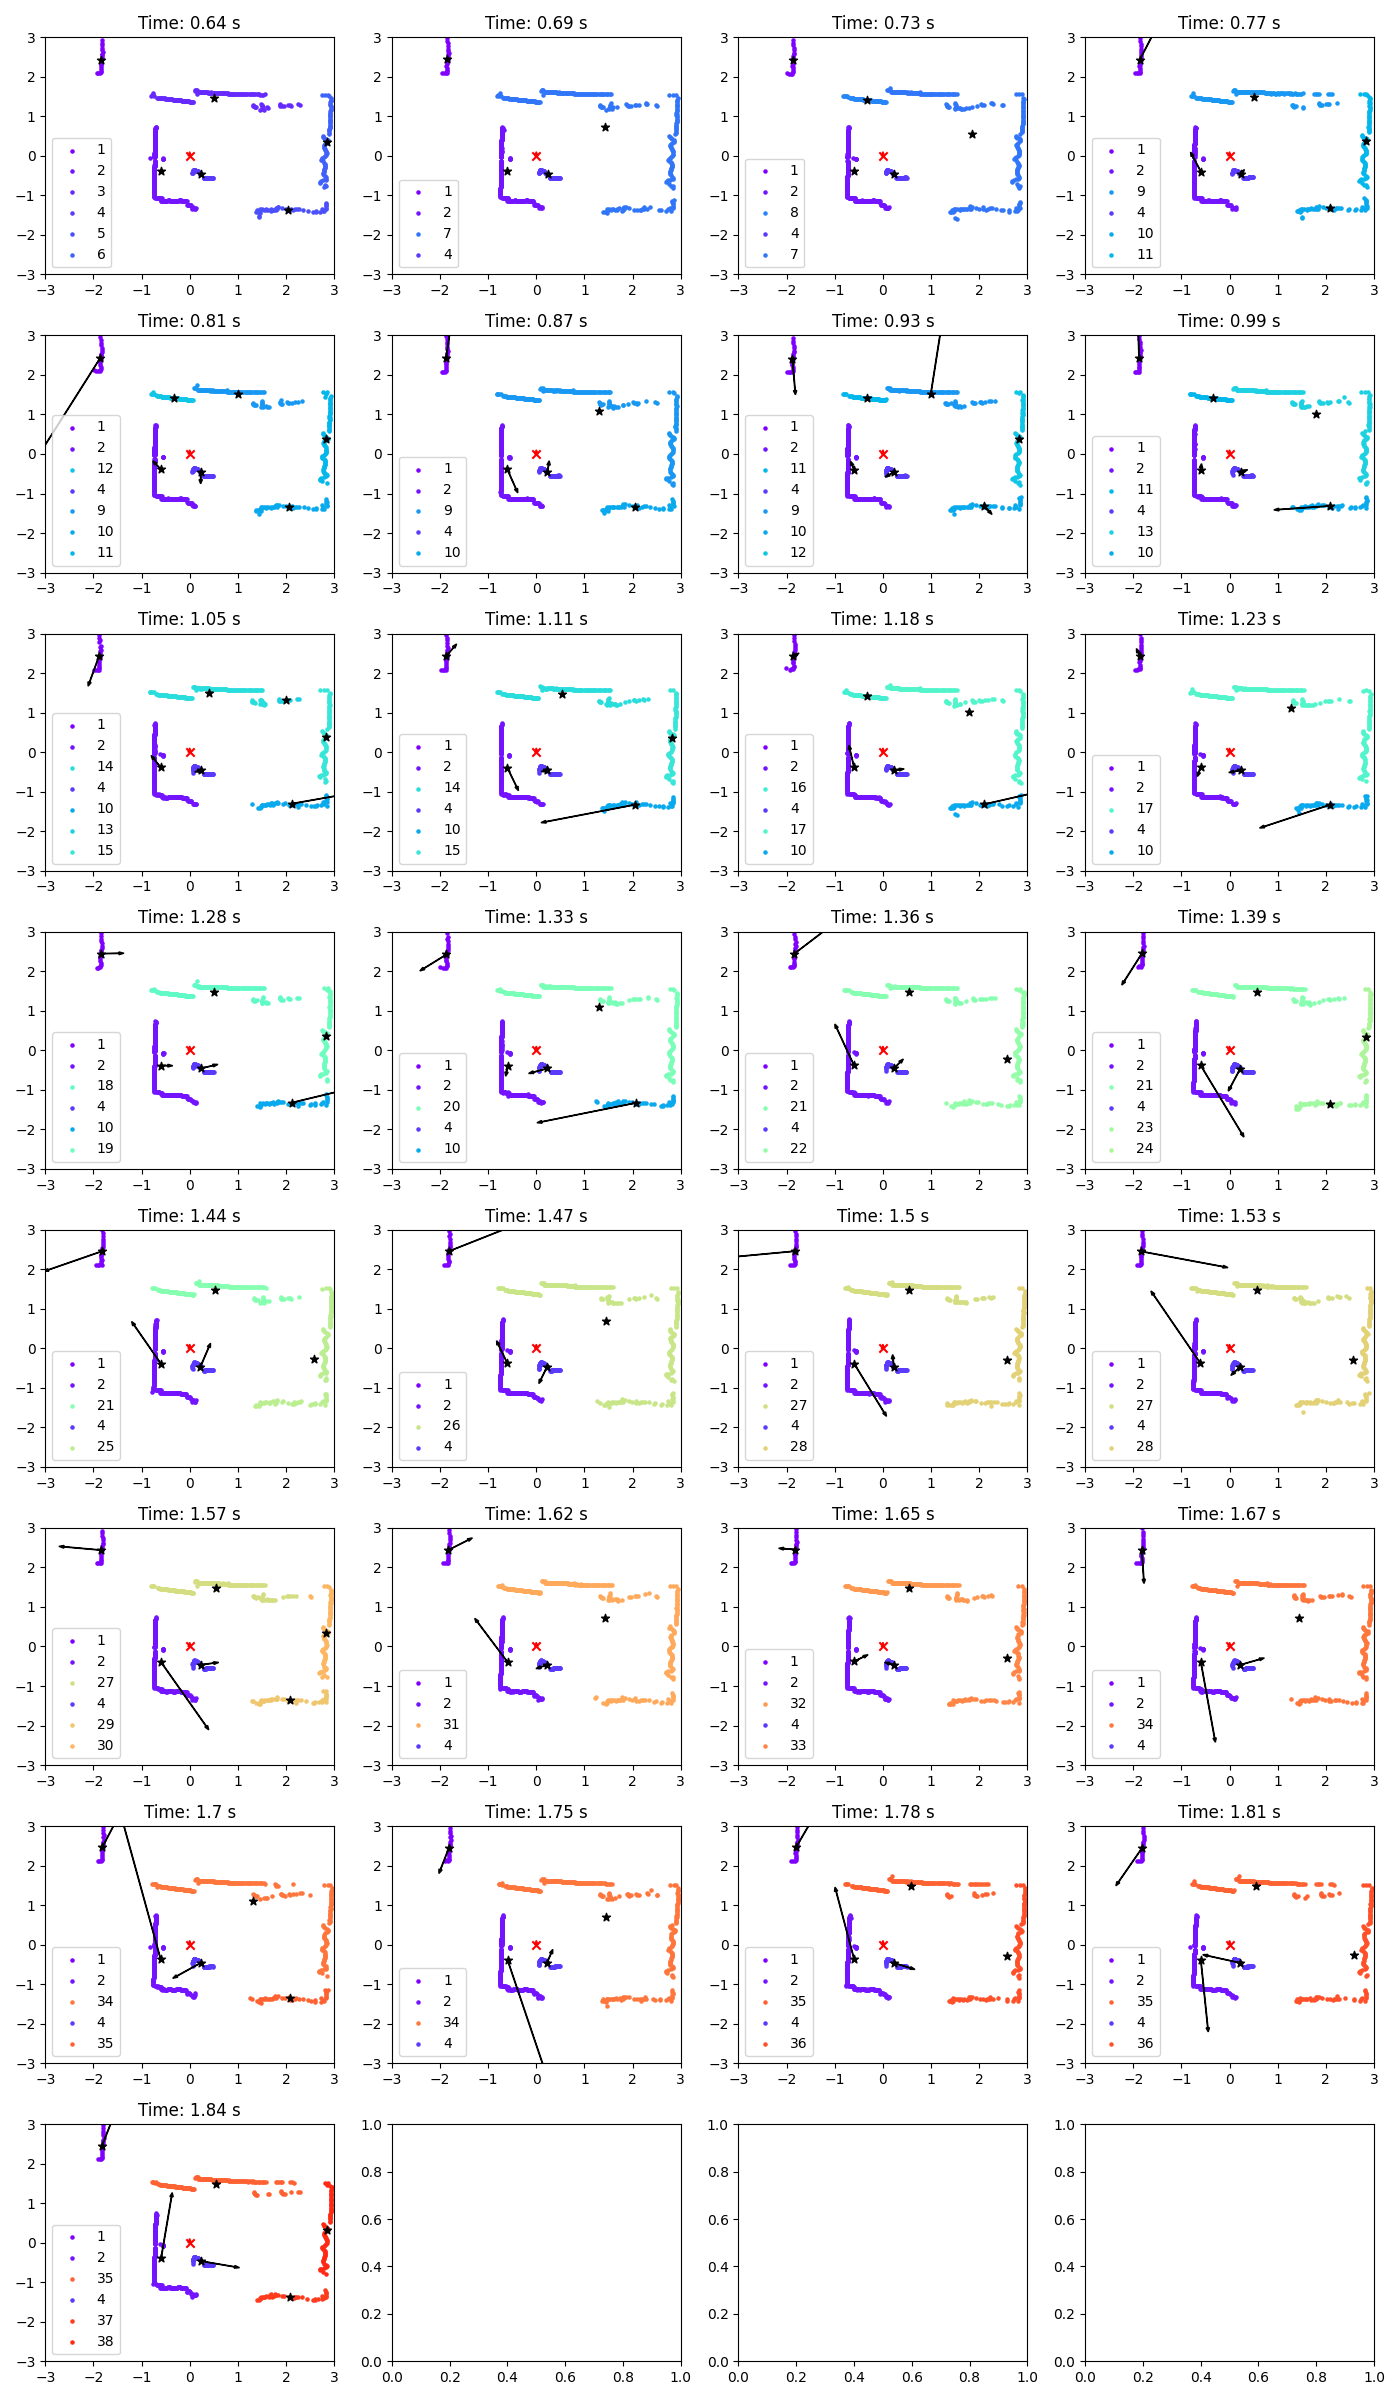

Python code for this plot:
DEBUG = False

import math
import time
import matplotlib.pyplot as plt
import matplotlib.cm as cm
import numpy as np
from enum import Enum, IntEnum
import threading
import multiprocessing
import queue
import pyttsx3

tts_engine = pyttsx3.init()
tts_engine.setProperty('rate', 250)
tts_engine.startLoop(False)

def talk(message):
    tts_engine.say(message)
    while True:
        tts_engine.iterate()

# class TTSThread(threading.Thread):
#     def __init__(self, queue):
#         threading.Thread.__init__(self)
#         self.queue = queue
#         self.daemon = True
#         self.start()

#     def run(self):
#         tts_engine = pyttsx3.init()
#         tts_engine.setProperty('rate', 250)
#         tts_engine.startLoop(False)
#         t_running = True
#         while t_running:
#             if self.queue.empty():
#                 tts_engine.iterate()
#             else:
#                 data = self.queue.get()
#                 tts_engine.say(data)
#                 while not self.queue.empty():
#                     self.queue.get()
#         tts_engine.endLoop()

if not DEBUG:
    import serial
    from adafruit_extended_bus import ExtendedI2C as I2C

CrcTable = [
    0x00, 0x4d, 0x9a, 0xd7, 0x79, 0x34, 0xe3, 0xae, 0xf2, 0xbf, 0x68, 0x25,
    0x8b, 0xc6, 0x11, 0x5c, 0xa9, 0xe4, 0x33, 0x7e, 0xd0, 0x9d, 0x4a, 0x07,
    0x5b, 0x16, 0xc1, 0x8c, 0x22, 0x6f, 0xb8, 0xf5, 0x1f, 0x52, 0x85, 0xc8,
    0x66, 0x2b, 0xfc, 0xb1, 0xed, 0xa0, 0x77, 0x3a, 0x94, 0xd9, 0x0e, 0x43,
    0xb6, 0xfb, 0x2c, 0x61, 0xcf, 0x82, 0x55, 0x18, 0x44, 0x09, 0xde, 0x93,
    0x3d, 0x70, 0xa7, 0xea, 0x3e, 0x73, 0xa4, 0xe9, 0x47, 0x0a, 0xdd, 0x90,
    0xcc, 0x81, 0x56, 0x1b, 0xb5, 0xf8, 0x2f, 0x62, 0x97, 0xda, 0x0d, 0x40,
    0xee, 0xa3, 0x74, 0x39, 0x65, 0x28, 0xff, 0xb2, 0x1c, 0x51, 0x86, 0xcb,
    0x21, 0x6c, 0xbb, 0xf6, 0x58, 0x15, 0xc2, 0x8f, 0xd3, 0x9e, 0x49, 0x04,
    0xaa, 0xe7, 0x30, 0x7d, 0x88, 0xc5, 0x12, 0x5f, 0xf1, 0xbc, 0x6b, 0x26,
    0x7a, 0x37, 0xe0, 0xad, 0x03, 0x4e, 0x99, 0xd4, 0x7c, 0x31, 0xe6, 0xab,
    0x05, 0x48, 0x9f, 0xd2, 0x8e, 0xc3, 0x14, 0x59, 0xf7, 0xba, 0x6d, 0x20,
    0xd5, 0x98, 0x4f, 0x02, 0xac, 0xe1, 0x36, 0x7b, 0x27, 0x6a, 0xbd, 0xf0,
    0x5e, 0x13, 0xc4, 0x89, 0x63, 0x2e, 0xf9, 0xb4, 0x1a, 0x57, 0x80, 0xcd,
    0x91, 0xdc, 0x0b, 0x46, 0xe8, 0xa5, 0x72, 0x3f, 0xca, 0x87, 0x50, 0x1d,
    0xb3, 0xfe, 0x29, 0x64, 0x38, 0x75, 0xa2, 0xef, 0x41, 0x0c, 0xdb, 0x96,
    0x42, 0x0f, 0xd8, 0x95, 0x3b, 0x76, 0xa1, 0xec, 0xb0, 0xfd, 0x2a, 0x67,
    0xc9, 0x84, 0x53, 0x1e, 0xeb, 0xa6, 0x71, 0x3c, 0x92, 0xdf, 0x08, 0x45,
    0x19, 0x54, 0x83, 0xce, 0x60, 0x2d, 0xfa, 0xb7, 0x5d, 0x10, 0xc7, 0x8a,
    0x24, 0x69, 0xbe, 0xf3, 0xaf, 0xe2, 0x35, 0x78, 0xd6, 0x9b, 0x4c, 0x01,
    0xf4, 0xb9, 0x6e, 0x23, 0x8d, 0xc0, 0x17, 0x5a, 0x06, 0x4b, 0x9c, 0xd1,
    0x7f, 0x32, 0xe5, 0xa8]

def CalCRC8(data, len):
    crc = 0
    for i in range(len):
        crc = CrcTable[(crc ^ data[i]) & 0xff]
    return crc

def LagrangeInterpolate(pointList, x):
    sum = 0
    for j in range(len(pointList)):
        value = 1
        for k in range(len(pointList)):
            if k != j:
                value *= (x - pointList[k][0]) / (pointList[j][0] - pointList[k][0])
        sum += pointList[j][1] * value
    return sum

tts_queue = queue.Queue()
tts_thread = [] # TTSThread(tts_queue)

STATE = Enum('STATE',['HEADER', 'VER_LEN','DATA'])
POINT = IntEnum('POINT',['DISTANCE', 'INTENSITY', 'ANGLE', 'TIME'], start=0)

GRID_SIZE = 30
COMPONENT_THRESH = 5
MAX_RANGE = 3
NUM_ITERATIONS = 10
MAX_DISPLACEMENT = 3
INTERPOLATION_DIST = 0.05
VEL_THRESH = 0.3 # 0.5
HEADER_BYTE = 0x54
VER_BYTE = 0x2C
START_TIME = time.time()

if DEBUG:
    DATA_LENGTH = 30
    MAX_SEGMENTS = 40
    RAW_VEL = [(0, 0)] * DATA_LENGTH
    RAW_DATA = [int(i, 16) for i in open("data.txt", "r").read().replace(' ', '').split(',')[:-1]]
    figure, axis = plt.subplots(math.ceil(DATA_LENGTH / 4), 4, figsize=(14, 24))
    color_options = cm.rainbow(np.linspace(0, 1, MAX_SEGMENTS))
else:
    i2c = I2C(1)
    address = 0x28
    i2c.writeto(address, bytes([0X3D, 0X00]))
    i2c.writeto(address, bytes([0X3F, 0x20]))
    time.sleep(1)
    i2c.writeto(address, bytes([0X3E, 0X00]))
    time.sleep(1)
    i2c.writeto(address, bytes([0X07, 0]))
    i2c.writeto(address, bytes([0X3F, 0]))
    time.sleep(1)
    i2c.writeto(address, bytes([0X3D, 0X0C]))
    time.sleep(1)
    vel_x = 0
    vel_y = 0
    buffer = [0] * 6

current_frame = []
prev_frame = []
prev_vel = []
frame_count = 0

def algorithm(frame):
    global frame_count
    global prev_vel
    global prev_frame
    global current_frame
    global color_options
    global axis
    global buffer
    global vel_x
    global vel_y
    if not DEBUG:
        i2c.writeto_then_readfrom(address, bytes([0X28]), buffer)
        x = ((buffer[0]) | ((buffer[1]) << 8))
        y = ((buffer[2]) | ((buffer[3]) << 8))
        if x > 32767:
            x -= 65536
        if y > 32767:
            y -= 65536
        x /= 100
        y /= 100
        vel_x *= 0.7
        vel_y *= 0.7
        if abs(x) > 0.5:
            vel_x += 1/6 * x
        if abs(y) > 0.5:
            vel_y += 1/6 * y
    current_frame = [time.time() - START_TIME, [0, 0, 0, [], []]]
    points = [[i[0], i[1]] for i in frame if abs(i[0]) < MAX_RANGE and abs(i[1]) < MAX_RANGE]
    grid = [[0 for i in range(GRID_SIZE)] for j in range(GRID_SIZE)]
    components = []
    for i in points:
        a, b = [int(math.floor(j / ((2 * MAX_RANGE) / GRID_SIZE)) + GRID_SIZE / 2) for j in i]
        grid[a][b] -= 1
        if grid[a][b] == -COMPONENT_THRESH:
            components.append((a, b))
    components.sort()
    label = 1
    for (a, b) in components:
        if grid[a][b] >= 0:
            continue
        neighbors = [(a, b)]
        index = 0
        while index < len(neighbors):
            (i, j) = neighbors[index]
            index += 1
            if grid[i][j] >= 0:
                continue
            neighbors.extend([(i - 1, j)] if i > 0 and grid[i - 1][j] <= 0 else [])
            neighbors.extend([(i - 1, j - 1)] if i > 0 and j > 0 and grid[i - 1][j - 1] <= 0 else [])
            neighbors.extend([(i - 1, j + 1)] if i > 0 and j < GRID_SIZE - 1 and grid[i - 1][j + 1] <= 0 else [])
            neighbors.extend([(i, j + 1)] if j < GRID_SIZE - 1 and grid[i][j + 1] <= 0 else [])
            neighbors.extend([(i, j - 1)] if j > 0 and grid[i][j - 1] <= 0 else [])
            neighbors.extend([(i + 1, j)] if i < GRID_SIZE - 1 and grid[i + 1][j] <= 0 else [])
            neighbors.extend([(i + 1, j - 1)] if i < GRID_SIZE - 1 and j > 0 and grid[i + 1][j-1] <= 0 else [])
            neighbors.extend([(i + 1, j + 1)] if i < GRID_SIZE - 1 and j < GRID_SIZE - 1 and grid[i + 1][j + 1] <= 0 else [])
            grid[i][j] = label
        current_frame.append([label, 0, 0, [], []])
        label += 1
    for i in points:
        a, b = [int(math.floor(j / ((2 * MAX_RANGE) / GRID_SIZE)) + GRID_SIZE / 2) for j in i]
        current_frame[max(grid[a][b], 0) + 1][3].append(i[0])
        current_frame[max(grid[a][b], 0) + 1][4].append(i[1])
    for i in range(2, len(current_frame)):
        current_frame[i][1], current_frame[i][2] = [sum(j) / len(j) for j in current_frame[i][3:]]
    if frame_count >= 1:
        old = [(i[1], i[2], i[0]) for i in prev_frame[0][2:]]
        new = [(i[1], i[2], i[0]) for i in current_frame[2:]]
        for i in range(NUM_ITERATIONS):
            for j in old:
                for k in new:
                    if (k[0] - j[0]) ** 2 + (k[1] - j[1]) ** 2 <= (MAX_DISPLACEMENT * (2 * MAX_RANGE) / GRID_SIZE * i / NUM_ITERATIONS) ** 2:
                        old.remove(j)
                        new.remove(k)
                        current_frame[k[2] + 1][0] = j[2]
                        break
        new_max = max([j[0] for j in prev_frame[0][2:]] + [0]) + 1
        for i in new:
            current_frame[i[2] + 1][0] = new_max
            new_max += 1
    
    if DEBUG:
        axis[frame_count // 4, frame_count % 4].scatter(current_frame[1][3], current_frame[1][4], color='white')
        for i in range(2, len(current_frame)):
            axis[frame_count // 4, frame_count % 4].scatter(current_frame[i][3], current_frame[i][4], color=color_options[current_frame[i][0] - 1], s=5, label=current_frame[i][0])
            axis[frame_count // 4, frame_count % 4].scatter(current_frame[i][1], current_frame[i][2], color='black', marker='*')
        axis[frame_count // 4, frame_count % 4].scatter(0, 0, color='red', marker='x')
        axis[frame_count // 4, frame_count % 4].arrow(0, 0, RAW_VEL[frame_count][0], RAW_VEL[frame_count][1], color='red', width=0.01, head_width=0.07)
    
    if len(prev_frame) == 3:
        current_vel = []
        for i in current_frame[2:]:
            if i[0] in [j[0] for j in prev_frame[0][1:]] and i[0] in [j[0] for j in prev_frame[1][1:]] and i[0] in [j[0] for j in prev_frame[2][1:]]:
                points_x, points_y = [[(k[0],k[[j for j in range(1, len(k)) if k[j][0] == i[0]][0]][p]) for k in prev_frame] + [(current_frame[0], i[p])] for p in range(1, 3)] 
                points_x.sort()
                points_y.sort()
                v_x = (LagrangeInterpolate(points_x, points_x[3][0] + INTERPOLATION_DIST) - LagrangeInterpolate(points_x, points_x[0][0] - INTERPOLATION_DIST))/(points_x[3][0] - points_x[0][0] + 2 * INTERPOLATION_DIST)
                v_y = (LagrangeInterpolate(points_y, points_y[3][0] + INTERPOLATION_DIST) - LagrangeInterpolate(points_y, points_y[0][0] - INTERPOLATION_DIST))/(points_y[3][0] - points_y[0][0] + 2 * INTERPOLATION_DIST)
                
                if DEBUG:
                    v_x += RAW_VEL[frame_count][0]
                    v_y += RAW_VEL[frame_count][1]
                    axis[frame_count // 4, frame_count % 4].arrow(points_x[3][1], points_y[3][1], v_x, v_y, color='black', width=0.01, head_width=0.07)
                else:
                    v_x += vel_y
                    v_y += vel_x
                
                current_vel.append((i[0], v_x, v_y))
                if len(prev_vel) == 3:
                    if i[0] in [j[0] for j in prev_vel[0]] and i[0] in [j[0] for j in prev_vel[1]] and i[0] in [j[0] for j in prev_vel[2]]:
                        works = True
                        for j in range(3):
                            a, b = [prev_vel[j][[k for k in range(len(prev_vel[j])) if prev_vel[j][k][0] == i[0]][0]][p] for p in range(1, 3)]
                            if a * v_x + b * v_y < VEL_THRESH:
                                works = False
                                break
                        if works:
                            clock_time = round(((450 - round((math.degrees(math.atan2(i[2], i[1])) + 360) % 360)) % 360)/30)
                            if clock_time == 0:
                                clock_time = 12
                            print(f'Time {round(current_frame[0], 2)} s - object {i[0]} @ {clock_time}:00, {round((v_x ** 2 + v_y ** 2) ** 0.5, 2)} m/s @ {round((math.degrees(math.atan2(v_y, v_x)) + 360) % 360)}°')
                            time.sleep(3)
                            try:
                                p1
                            except NameError:
                                pass
                            else:
                                p1.terminate()
                            p1 = multiprocessing.Process(target=talk, args=(f'{clock_time}:00, {round((v_x ** 2 + v_y ** 2) ** 0.5, 2)} meters per second @ {round((math.degrees(math.atan2(v_y, v_x)) + 360) % 360)}°', )) 
                            p1.start()
        prev_vel = [current_vel] + prev_vel[:2]

    if DEBUG:
        axis[frame_count // 4, frame_count % 4].set_xlim(-MAX_RANGE, MAX_RANGE)
        axis[frame_count // 4, frame_count % 4].set_ylim(-MAX_RANGE, MAX_RANGE)
        axis[frame_count // 4, frame_count % 4].set_title(f'Time: {round(current_frame[0], 2)} s')
        axis[frame_count // 4, frame_count % 4].legend()

    prev_frame = [[current_frame[0]] + [i[:3] for i in current_frame[1:]]] + prev_frame[:2]
    frame_count += 1

tmp = []
frame = []
prev_timestamp = 0
last_shift_delta = 0
first = True
state = STATE.HEADER
byte_counter = 0
byte = 0

if not DEBUG:
    ser = serial.Serial(
        port="/dev/ttyAMA0",
        baudrate=230400,
        parity=serial.PARITY_NONE,
        stopbits=serial.STOPBITS_ONE,
        bytesize=serial.EIGHTBITS,
        timeout=1,
    )

if __name__ == "__main__":
    while True:
        if DEBUG:
            if byte_counter == len(RAW_DATA):
                break
            byte = RAW_DATA[byte_counter]
            byte_counter += 1
        else:
            byte_read = ser.read()
            if len(byte_read) == 0:
                continue
            byte = byte_read[0]
        
        if state == STATE.HEADER:
            if byte == HEADER_BYTE:
                tmp.append(byte)
                state = STATE.VER_LEN
        elif state == STATE.VER_LEN:
            if byte == VER_BYTE:
                tmp.append(byte)
                state = STATE.DATA
            else:
                tmp = []
                state = STATE.HEADER
        elif state == STATE.DATA:
            tmp.append(byte)
            if len(tmp) == 47:
                crc = CalCRC8(tmp, len(tmp) - 1)
                if crc != tmp[len(tmp) - 1]:
                    tmp = []
                    state = STATE.HEADER
                    continue
                last_angle = 0
                speed = 256 * tmp[3] + tmp[2]
                start_angle = 256 * tmp[5] + tmp[4]
                points = []
                for i in range(12):
                    points.append([256 * tmp[7 + 3 * i] + tmp[6 + 3 * i], tmp[8 + 3 * i], 0])
                end_angle = 256 * tmp[43] + tmp[42]
                timestamp = 256 * tmp[45] + tmp[44]
                tmp = []
                state = STATE.HEADER
                diff = (end_angle / 100 - start_angle / 100 + 360) % 360
                if prev_timestamp == 0:
                    prev_timestamp = timestamp
                    continue
                time_step = (timestamp - prev_timestamp)/11
                angle_step = diff/11
                start = start_angle/100
                for i in range(12):
                    points[i][POINT.ANGLE] = start + i * angle_step
                    points[i][POINT.ANGLE] = (points[i][POINT.ANGLE] + 360) % 360
                    frame.append(points[i])
                prev_timestamp = timestamp
                if speed < 0:
                    continue
                for i in range(1, len(frame)):
                    if (frame[0][POINT.ANGLE] - frame[i][POINT.ANGLE] + 360) % 360 > 2:
                        continue
                    for n in frame:
                        angle = 0
                        if n[POINT.DISTANCE] > 0:
                            x = n[POINT.DISTANCE] + 5.9
                            y = n[POINT.DISTANCE] * 0.11923 - 18.975571
                            shift = math.atan(y / x) * 180 / math.pi
                            angle = n[POINT.ANGLE] - shift
                            last_shift_delta = shift
                        else:
                            angle = n[POINT.ANGLE] - last_shift_delta
                        angle = (angle + 360) % 360
                        n[POINT.ANGLE] = angle
                        if n[POINT.DISTANCE] == 0:
                            n[POINT.INTENSITY] = 0
                    if first:
                        first = False
                        break
                    final_frame = []
                    for i in frame:
                        i[POINT.ANGLE] = (810 - i[POINT.ANGLE]) % 360
                        i[POINT.DISTANCE] /= 1000
                        x = i[POINT.DISTANCE] * math.cos(math.radians(i[POINT.ANGLE]))
                        y = i[POINT.DISTANCE] * math.sin(math.radians(i[POINT.ANGLE]))
                        if x != 0 or y != 0:
                            final_frame.append((x, y))
                    frame = []
                    print(frame_count)
                    algorithm(final_frame)
                    if not DEBUG:
                        ser.reset_input_buffer()
                    break

    if DEBUG:
        plt.tight_layout()
        plt.savefig('main.png')
